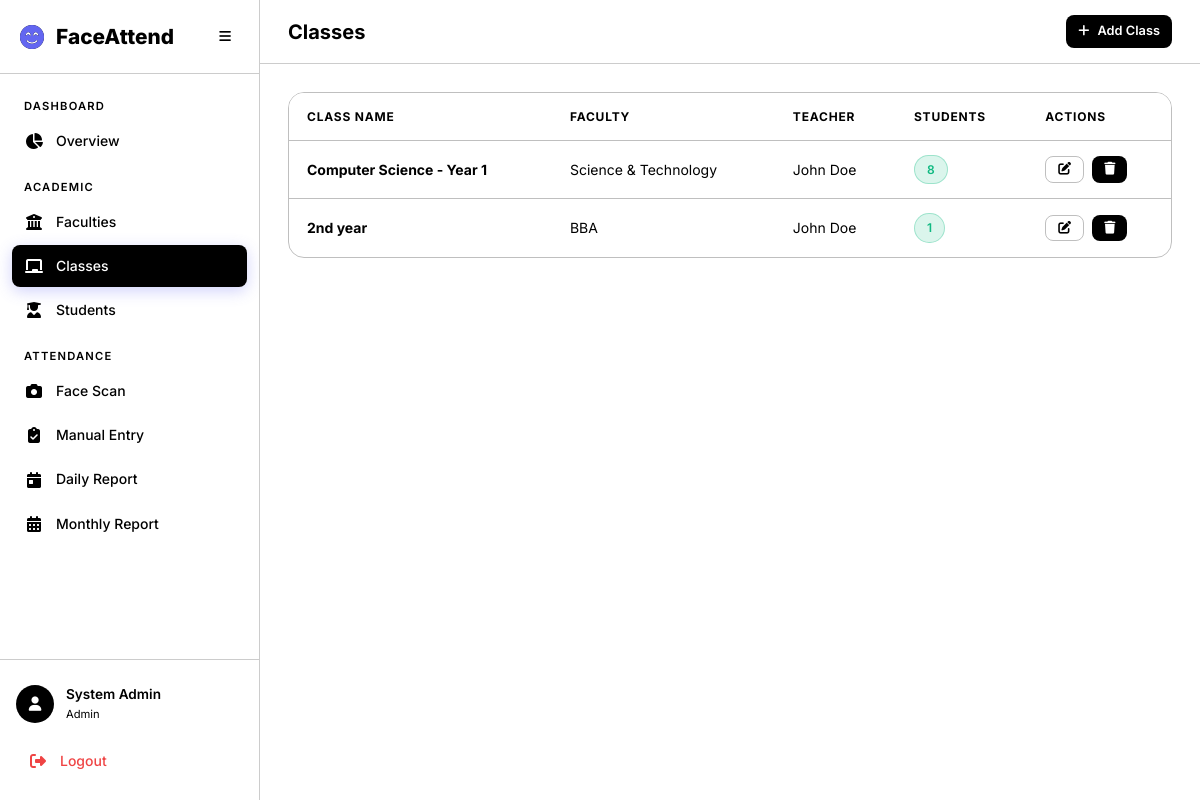
The page /academics/classes/ on the database its author committed.
### accounts/models.py (models this page shows, shortened)
class User(AbstractUser):
    class Role(models.TextChoices):
        ADMIN = 'admin', 'Admin'
        TEACHER = 'teacher', 'Teacher'
        STUDENT = 'student', 'Student'
    role = models.CharField(
        max_length=10,
        choices=Role.choices,
        default=Role.STUDENT,
    )
    phone = models.CharField(max_length=20, blank=True)
    profile_image = models.ImageField(upload_to='profiles/', blank=True, null=True)

### academics/models.py (models this page shows, shortened)
class AcademicClass(models.Model):
    name = models.CharField(max_length=200)
    faculty = models.ForeignKey(Faculty, on_delete=models.CASCADE, related_name='classes')
    teacher = models.ForeignKey(
        settings.AUTH_USER_MODEL,
        on_delete=models.SET_NULL,
        null=True, blank=True,
        related_name='assigned_classes',
        limit_choices_to={'role': 'teacher'},
    )
    created_at = models.DateTimeField(auto_now_add=True)
    updated_at = models.DateTimeField(auto_now=True)
    class Meta:
        verbose_name_plural = 'Classes'
        ordering = ['faculty__name', 'name']
        unique_together = ['name', 'faculty']

class Faculty(models.Model):
    name = models.CharField(max_length=200, unique=True)
    description = models.TextField(blank=True)
    created_at = models.DateTimeField(auto_now_add=True)
    updated_at = models.DateTimeField(auto_now=True)
    class Meta:
        verbose_name_plural = 'Faculties'
        ordering = ['name']

### academics/views.py (the view)
# urls.py: path('classes/', views.class_list, name='class_list'),
@login_required
@admin_required
def class_list(request):
    classes = AcademicClass.objects.select_related('faculty', 'teacher').annotate(
        student_count=Count('students')
    )
    return render(request, 'academics/class_list.html', {'classes': classes})

### templates/academics/class_list.html (shortened to what this page needs)
{% extends 'base.html' %}
{% block page_title %}Classes{% endblock %}
{% block top_actions %}
<a href="{% url 'academics:class_create' %}" class="btn btn-primary btn-sm">
    <i class="fas fa-plus"></i> Add Class
</a>
{% endblock %}
{% block content %}
<div class="table-container animate-fade-in">
    <table class="data-table" id="classTable">
        <thead>
            <tr>
                <th>Class Name</th>
                <th>Faculty</th>
                <th>Teacher</th>
                <th>Students</th>
                <th>Actions</th>
            </tr>
        </thead>
        <tbody>
            {% for c in classes %}
            <tr>
                <td><strong>{{ c.name }}</strong></td>
                <td>{{ c.faculty.name }}</td>
                <td>{{ c.teacher.get_full_name|default:"Unassigned" }}</td>
                <td><span class="badge badge-present">{{ c.student_count }}</span></td>
                <td>
                    <div class="d-flex gap-1">
                        <a href="{% url 'academics:class_edit' c.pk %}" class="btn btn-sm btn-outline"><i
                                class="fas fa-edit"></i></a>
                        <a href="{% url 'academics:class_delete' c.pk %}" class="btn btn-sm btn-danger"><i
                                class="fas fa-trash"></i></a>
                    </div>
                </td>
            </tr>
            {% empty %}
            <tr>
                <td colspan="5" class="text-center text-muted">No classes created yet.</td>
            </tr>
            {% endfor %}
        </tbody>
    </table>
</div>
{% endblock %}

### templates/base.html (shortened to what this page needs)
<!DOCTYPE html>
<html lang="en" data-theme="dark">
<head>
    <link rel="stylesheet" href="https://cdnjs.cloudflare.com/ajax/libs/font-awesome/6.5.1/css/all.min.css">
    {% load static %}
    <link rel="stylesheet" href="{% static 'css/style.css' %}">
</head>
<body>
    {% if user.is_authenticated %}
    <div class="app-layout">
        <aside class="sidebar" id="sidebar">
            <div class="sidebar-header">
                <div class="logo">
                    <i class="fas fa-face-smile-beam"></i>
                    <span>FaceAttend</span>
                </div>
                <button class="sidebar-toggle" id="sidebarToggle">
                    <i class="fas fa-bars"></i>
                </button>
            </div>
            <nav class="sidebar-nav">
                {% if user.role == 'admin' %}
                <div class="nav-section">
                    <span class="nav-section-title">Dashboard</span>
                    <a href="{% url 'academics:admin_dashboard' %}" class="nav-link {% if request.resolver_match.url_name == 'admin_dashboard' %}active{% endif %}">
                        <i class="fas fa-chart-pie"></i><span>Overview</span>
                    </a>
                </div>
                <div class="nav-section">
                    <span class="nav-section-title">Academic</span>
                    <a href="{% url 'academics:faculty_list' %}" class="nav-link {% if 'faculty' in request.resolver_match.url_name %}active{% endif %}">
                        <i class="fas fa-building-columns"></i><span>Faculties</span>
                    </a>
                    <a href="{% url 'academics:class_list' %}" class="nav-link {% if 'class' in request.resolver_match.url_name %}active{% endif %}">
                        <i class="fas fa-chalkboard"></i><span>Classes</span>
                    </a>
                    <a href="{% url 'academics:student_list' %}" class="nav-link {% if 'student' in request.resolver_match.url_name %}active{% endif %}">
                        <i class="fas fa-user-graduate"></i><span>Students</span>
                    </a>
                </div>
                <div class="nav-section">
                    <span class="nav-section-title">Attendance</span>
                    <a href="{% url 'attendance:camera' %}" class="nav-link {% if request.resolver_match.url_name == 'camera' %}active{% endif %}">
                        <i class="fas fa-camera"></i><span>Face Scan</span>
                    </a>
                    <a href="{% url 'attendance:manual' %}" class="nav-link {% if request.resolver_match.url_name == 'manual' %}active{% endif %}">
                        <i class="fas fa-clipboard-check"></i><span>Manual Entry</span>
                    </a>
                    <a href="{% url 'attendance:daily_report' %}" class="nav-link {% if request.resolver_match.url_name == 'daily_report' %}active{% endif %}">
                        <i class="fas fa-calendar-day"></i><span>Daily Report</span>
                    </a>
                    <a href="{% url 'attendance:monthly_report' %}" class="nav-link {% if request.resolver_match.url_name == 'monthly_report' %}active{% endif %}">
                        <i class="fas fa-calendar-alt"></i><span>Monthly Report</span>
                    </a>
                </div>
                {% endif %}
            </nav>
            <div class="sidebar-footer">
                <div class="user-card">
                    <div class="user-avatar">
                        <i class="fas fa-user"></i>
                    </div>
                    <div class="user-info">
                        <span class="user-name">{{ user.get_full_name|default:user.username }}</span>
                        <span class="user-role">{{ user.get_role_display }}</span>
                    </div>
                </div>
                <a href="{% url 'accounts:logout' %}" class="nav-link logout-link">
                    <i class="fas fa-sign-out-alt"></i><span>Logout</span>
                </a>
            </div>
        </aside>
        <main class="main-content">
            <header class="top-bar">
                <h1 class="page-title">{% block page_title %}Dashboard{% endblock %}</h1>
                <div class="top-bar-actions">
                    {% block top_actions %}{% endblock %}
                </div>
            </header>
            <div class="content-area">
                {% block content %}{% endblock %}
            </div>
        </main>
    </div>
    {% else %}
    <div class="auth-layout">
        {% block auth_content %}{% endblock %}
    </div>
    {% endif %}
</body>
</html>

### rows shown on the page
User: get_full_name "System Admin", role "Admin"
AcademicClass: name "Computer Science - Year 1", faculty.name "Science & Technology", teacher.get_full_name "John Doe", student_count "8"
AcademicClass: name "2nd year", faculty.name "BBA", teacher.get_full_name "John Doe", student_count "1"
